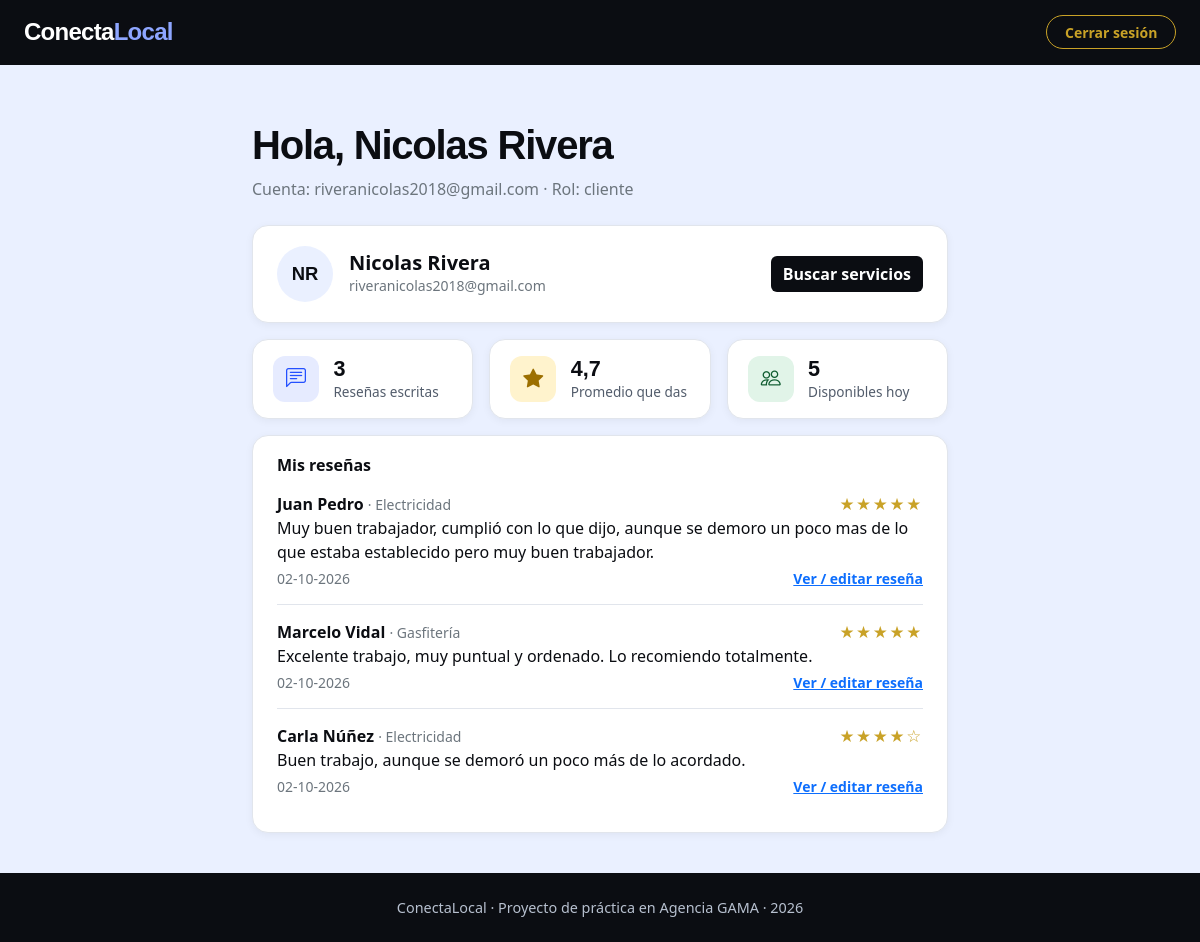
/mi_cuenta.php (signed in), run on the app's committed database.
### tables this page shows
CREATE TABLE `resenas` (
  `id` int(10) UNSIGNED NOT NULL,
  `trabajador_id` int(10) UNSIGNED NOT NULL,
  `usuario_id` int(10) UNSIGNED NOT NULL,
  `estrellas` tinyint(4) NOT NULL,
  `comentario` varchar(300) NOT NULL DEFAULT '',
  `creado_en` timestamp NOT NULL DEFAULT current_timestamp()
);

CREATE TABLE `trabajadores` (
  `id` int(10) UNSIGNED NOT NULL,
  `nombre` varchar(100) NOT NULL,
  `whatsapp` char(11) NOT NULL,
  `oficio_id` int(10) UNSIGNED NOT NULL,
  `sector_id` int(10) UNSIGNED NOT NULL,
  `tarifa` varchar(80) NOT NULL,
  `descripcion` varchar(200) NOT NULL,
  `foto` varchar(255) DEFAULT NULL,
  `disponible` tinyint(1) NOT NULL DEFAULT 1,
  `destacado` tinyint(1) NOT NULL DEFAULT 0,
  `creado_en` timestamp NOT NULL DEFAULT current_timestamp()
);

CREATE TABLE `oficios` (
  `id` int(10) UNSIGNED NOT NULL,
  `nombre` varchar(60) NOT NULL
);

### mi_cuenta.php (the view, shortened to what this page needs)
<?php
include 'conexion.php';
$misResenas = null;
$totalMisResenas = 0;
$promedioDado = 0;
$disponiblesHoy = 0;
$iniCliente = '';
if ($_SESSION['rol'] === 'cliente') {
    $stR = $conexion->prepare("SELECT r.estrellas, r.comentario, r.creado_en, t.id AS trabajador_id, t.nombre AS trabajador, o.nombre AS oficio
                               FROM resenas r
                               JOIN trabajadores t ON t.id = r.trabajador_id
                               JOIN oficios o ON o.id = t.oficio_id
                               WHERE r.usuario_id = ?
                               ORDER BY r.creado_en DESC");
    $stR->bind_param("i", $_SESSION['usuario_id']);
    $stR->execute();
    $misResenas = $stR->get_result();
    $totalMisResenas = $misResenas->num_rows;
    $stD = $conexion->prepare("SELECT ROUND(AVG(estrellas), 1) AS prom FROM resenas WHERE usuario_id = ?");
    $stD->bind_param("i", $_SESSION['usuario_id']);
    $stD->execute();
    $promedioDado = (float)($stD->get_result()->fetch_assoc()['prom'] ?? 0);
    $disponiblesHoy = (int)$conexion->query("SELECT COUNT(*) AS n FROM trabajadores WHERE disponible = 1")->fetch_assoc()['n'];
    $partesC = explode(' ', $_SESSION['nombre']);
    $iniCliente = strtoupper(implode('', array_map(fn($p) => mb_substr($p, 0, 1), array_slice($partesC, 0, 2))));
}
function estrellasHtml($n) {
    $salida = '<span class="cl-stars" aria-hidden="true">';
    for ($i = 1; $i <= 5; $i++) {
        $salida .= $i <= round((float)$n) ? '★' : '☆';
    }
    return $salida . '</span><span class="visually-hidden">' . round((float)$n, 1) . ' de 5 estrellas</span>';
}
?>
<!DOCTYPE html>
<html lang="es">
<head>
  <link href="vendor/bootstrap/css/bootstrap.min.css" rel="stylesheet">
  <link href="vendor/bootstrap-icons/css/bootstrap-icons.min.css" rel="stylesheet">
  <link href="css/styles.css" rel="stylesheet">
</head>
<body>
  <header class="cl-topbar">
    <div class="container-fluid px-4 d-flex align-items-center justify-content-between">
      <a class="cl-brand" href="index.php">Conecta<span>Local</span></a>
      <a href="logout.php" class="btn btn-sm cl-btn-gold">Cerrar sesión</a>
    </div>
  </header>
  <main class="cl-section">
    <div class="container cl-narrow">
      <h1 class="cl-title">Hola, <?php echo htmlspecialchars($_SESSION['nombre']); ?></h1>
      <p class="text-secondary mb-4">Cuenta: <?php echo htmlspecialchars($_SESSION['correo']); ?> · Rol: <?php echo htmlspecialchars($_SESSION['rol']); ?></p>
      <?php if ($_SESSION['rol'] === 'admin'): ?>
        <a href="admin.php" class="btn cl-btn-dark me-2">Ir al panel de administración</a>
        <a href="index.php" class="btn btn-outline-dark">Ver el sitio</a>
      <?php elseif ($_SESSION['rol'] === 'cliente'): ?>
        <div class="cl-panel mb-3">
          <div class="d-flex align-items-center gap-3 flex-wrap">
            <div class="cl-avatar" aria-hidden="true"><?php echo htmlspecialchars($iniCliente); ?></div>
            <div class="flex-grow-1">
              <h2 class="h5 fw-bold mb-0"><?php echo htmlspecialchars($_SESSION['nombre']); ?></h2>
              <p class="text-secondary small mb-0"><?php echo htmlspecialchars($_SESSION['correo']); ?></p>
            </div>
            <a href="oficios.php" class="btn cl-btn-dark">Buscar servicios</a>
          </div>
        </div>
        <div class="row g-3 mb-3">
          <div class="col-6 col-md-4">
            <div class="cl-stat">
              <div class="cl-stat-icon" style="background:#e6ebff;color:#2450ff;"><i class="bi bi-chat-left-text"></i></div>
              <div><h3><?php echo $totalMisResenas; ?></h3><p>Reseña<?php echo $totalMisResenas != 1 ? 's' : ''; ?> escrita<?php echo $totalMisResenas != 1 ? 's' : ''; ?></p></div>
            </div>
          </div>
          <div class="col-6 col-md-4">
            <div class="cl-stat">
              <div class="cl-stat-icon" style="background:#fff3cd;color:#9c6f00;"><i class="bi bi-star-fill"></i></div>
              <div><h3><?php echo $totalMisResenas > 0 ? number_format($promedioDado, 1, ',', '') : '—'; ?></h3><p>Promedio que das</p></div>
            </div>
          </div>
          <div class="col-6 col-md-4">
            <div class="cl-stat">
              <div class="cl-stat-icon" style="background:#e1f4e8;color:#0f5c30;"><i class="bi bi-people"></i></div>
              <div><h3><?php echo $disponiblesHoy; ?></h3><p>Disponibles hoy</p></div>
            </div>
          </div>
        </div>
        <div class="cl-panel">
          <h2 class="h6 fw-bold mb-3">Mis reseñas</h2>
          <?php if ($totalMisResenas > 0): ?>
          <ul class="cl-resenas">
            <?php while ($r = $misResenas->fetch_assoc()): ?>
            <li class="cl-resena">
              <div class="d-flex justify-content-between align-items-center flex-wrap gap-1">
                <div>
                  <strong><?php echo htmlspecialchars($r['trabajador']); ?></strong>
                  <span class="text-secondary small">· <?php echo htmlspecialchars($r['oficio']); ?></span>
                </div>
                <?php echo estrellasHtml($r['estrellas']); ?>
              </div>
              <?php if ($r['comentario'] !== ''): ?>
              <p><?php echo htmlspecialchars($r['comentario']); ?></p>
              <?php endif; ?>
              <div class="d-flex justify-content-between align-items-center">
                <small class="text-secondary"><?php echo date('d-m-Y', strtotime($r['creado_en'])); ?></small>
                <a href="perfil.php?id=<?php echo $r['trabajador_id']; ?>#resenas" class="small fw-semibold">Ver / editar reseña</a>
              </div>
            </li>
            <?php endwhile; ?>
          </ul>
          <?php else: ?>
          <p class="text-secondary mb-2">Aún no has dejado reseñas.</p>
          <p class="small text-secondary mb-0">Después de contratar un servicio, entra al perfil del trabajador y califícalo con estrellas: ayudas a los demás vecinos a elegir mejor.</p>
          <?php endif; ?>
        </div>
      <?php endif; ?>
    </div>
  </main>
  <footer class="cl-footer">
    <div class="container">ConectaLocal · Proyecto de práctica en Agencia GAMA · 2026</div>
  </footer>
</body>
</html>

### css/styles.css (style rules this page uses)
:root { --cl-ink: #0b0d12; --cl-blue: #2450ff; --cl-glow: #8ea6ff; --cl-paper: #eaf0ff; --cl-line: #e1e5ec; --cl-gold: #c9a227; --cl-gold-hover: #a8851c; }
body { font-family: "Source Sans 3", system-ui, sans-serif; background: var(--cl-paper); color: var(--cl-ink); }
.cl-topbar { background: var(--cl-ink); padding: 0.9rem 0; }
.cl-brand { font-family: "Bricolage Grotesque", sans-serif; font-weight: 800; font-size: 1.5rem; letter-spacing: -0.03em; color: #fff; text-decoration: none; }
.cl-brand span { color: var(--cl-glow); }
.cl-btn-gold { border: 1px solid var(--cl-gold); color: var(--cl-gold); font-weight: 700; border-radius: 999px; padding: 0.35rem 1.1rem; }
.cl-btn-dark { background: var(--cl-ink); color: #fff; font-weight: 700; border: 0; }
.cl-footer { background: var(--cl-ink); color: #b7c0cf; padding: 1.5rem 0; text-align: center; font-size: 0.9rem; }
.cl-section { padding: 3.5rem 0 2.5rem; }
.cl-title { font-family: "Bricolage Grotesque", sans-serif; font-weight: 800; letter-spacing: -0.03em; font-size: clamp(1.75rem, 5vw, 2.5rem); }
.cl-avatar { width: 56px; height: 56px; flex: none; border-radius: 50%; background: var(--cl-paper); color: var(--cl-ink); display: grid; place-items: center; font-family: "Bricolage Grotesque", sans-serif; font-weight: 800; font-size: 1.15rem; }
.cl-stars { color: var(--cl-gold); font-size: 1.05rem; letter-spacing: 0.1em; }
.cl-resenas { list-style: none; margin: 0; padding: 0; }
.cl-resena { border-top: 1px solid var(--cl-line); padding: 0.9rem 0; }
.cl-resena:first-child { border-top: 0; padding-top: 0; }
.cl-resena p { margin-bottom: 0.25rem; }
.cl-panel { background: #fff; border: 1px solid var(--cl-line); border-radius: 16px; padding: 1.25rem 1.5rem; box-shadow: 0 2px 8px rgba(11, 13, 18, 0.05); }
.cl-stat { background: #fff; border: 1px solid var(--cl-line); border-radius: 16px; padding: 1rem 1.25rem; display: flex; align-items: center; gap: 0.9rem; box-shadow: 0 2px 8px rgba(11, 13, 18, 0.05); height: 100%; }
.cl-stat-icon { width: 46px; height: 46px; flex: none; border-radius: 12px; display: grid; place-items: center; font-size: 1.25rem; }
.cl-stat h3 { font-family: "Bricolage Grotesque", sans-serif; font-size: 1.35rem; font-weight: 800; margin: 0; }
.cl-stat p { margin: 0; color: #525c6b; font-size: 0.85rem; }
.cl-narrow { max-width: 720px; }

### data on the page
resenas: trabajador.nombre "Juan Pedro", oficios.nombre "Electricidad", salida "★★★★★", comentario "Muy buen trabajador, cumplió con lo que dijo, aunque se demoro un poco mas de lo que estaba establecido pero muy buen trabajador.", creado_en "02-10-2026"
resenas: trabajador.nombre "Marcelo Vidal", oficios.nombre "Gasfitería", salida "★★★★★", comentario "Excelente trabajo, muy puntual y ordenado. Lo recomiendo totalmente.", creado_en "02-10-2026"
resenas: trabajador.nombre "Carla Núñez", oficios.nombre "Electricidad", salida "★★★★☆", comentario "Buen trabajo, aunque se demoró un poco más de lo acordado.", creado_en "02-10-2026"

### other printed values
$_SESSION['nombre'] "Nicolas Rivera"
$_SESSION['correo'] "riveranicolas2018@gmail.com"
$_SESSION['rol'] "cliente"
$iniCliente "NR"
$totalMisResenas "3"
$promedioDado "4,7"
$disponiblesHoy "5"
